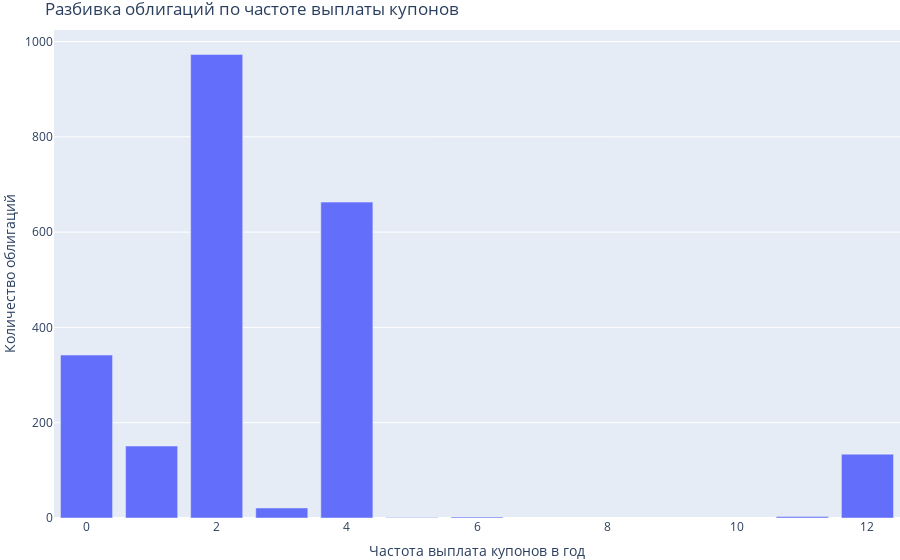

Notebook code for this chart:
### Code cell
# строим график №5
t2 = pd.DataFrame(bond[['COUPONFREQUENCY']].value_counts().reset_index()).sort_values('COUPONFREQUENCY')
t2.columns = ['COUPONFREQUENCY', 'count']
t2.index = range(1,t2.shape[0]+1)
fig = px.bar(t2, x = 'COUPONFREQUENCY', y = 'count')
fig.update_layout(legend_orientation="h",
                  legend=dict(x=.5, xanchor="center"),
                  title="Разбивка облигаций по частоте выплаты купонов",
                  xaxis_title="Частота выплата купонов в год",
                  yaxis_title="Количество облигаций",
                  margin=dict(l=0, r=0, t=30, b=0))
fig.show()

### Figure 1 — Plotly figure (JSON) as saved in the notebook; plotly's stock layout.template omitted (floating-point values rounded to 4 significant figures)
{"data": [{"alignmentgroup": "True", "hovertemplate": "COUPONFREQUENCY=%{x}<br>count=%{y}<extra></extra>", "legendgroup": "", "marker": {"color": "#636efa", "pattern": {"shape": ""}}, "name": "", "offsetgroup": "", "orientation": "v", "showlegend": false, "textposition": "auto", "type": "bar", "x": [0, 1, 2, 3, 4, 5, 6, 11, 12], "xaxis": "x", "y": [342, 151, 973, 21, 663, 1, 2, 3, 134], "yaxis": "y"}], "layout": {"barmode": "relative", "legend": {"orientation": "h", "tracegroupgap": 0, "x": 0.5, "xanchor": "center"}, "margin": {"b": 0, "l": 0, "r": 0, "t": 30}, "title": {"text": "Разбивка облигаций по частоте выплаты купонов"}, "xaxis": {"anchor": "y", "domain": [0, 1], "title": {"text": "Частота выплата купонов в год"}}, "yaxis": {"anchor": "x", "domain": [0, 1], "title": {"text": "Количество облигаций"}}}}
